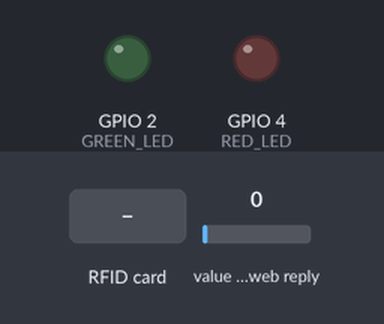
A sketch run on a simulated ESP32. Parts: output pins drawn as LEDs (lit = HIGH). The test bench sets the inputs (shaded band); at power-on: value in the web reply 0. WiFi joins after 1.5 s; servers stay silent unless stated; the local clock reads 2024-03-15 10:24:30 at power-on unless the sketch sets it; web services answer with replies made up by the test bench; what the sketch prints to the serial monitor is not drawn.

Above: at 2.7 s.
2.8 s: RFID card 23 3B 1F BE held to the reader
At 3.8 s:
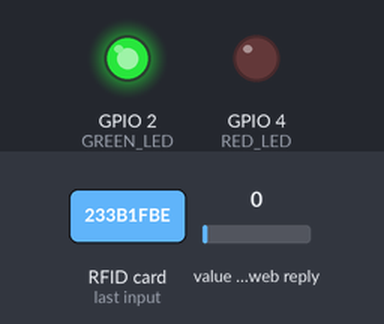
5.5 s: RFID card 5E 7A 19 C4 held to the reader
At 6.9 s:
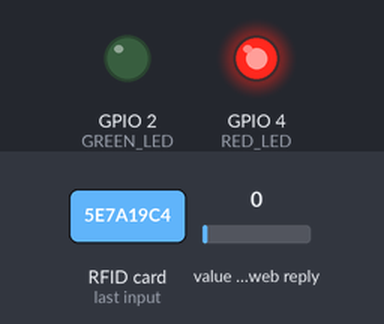
8.5 s: RFID card 63 69 82 05 held to the reader
At 11.4 s:
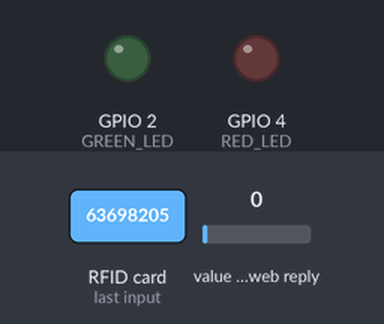
Timing chart, 0 to 12.9 s (numbered marks = the images above; inputs shaded):
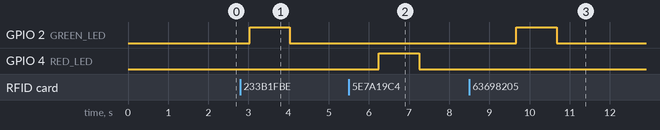

Measured:
- after the input at 2.8 s, GPIO 2 (GREEN_LED): LOW → HIGH after 0.23 s, → LOW 1.0 s later
- after the input at 5.5 s, GPIO 4 (RED_LED): LOW → HIGH after 0.75 s, → LOW 1.0 s later
- after the input at 8.5 s, GPIO 2 (GREEN_LED): LOW → HIGH after 1.2 s, → LOW 1.0 s later

The sketch:

main_code.ino
```cpp
#include <WiFi.h>
#include <HTTPClient.h>
#include <SPI.h>
#include <MFRC522.h>
#include <ArduinoJson.h>
#include <time.h>

// WiFi credentials
const char* ssid = "Me";
const char* password = "mehedi113";

// NTP settings for Bangladesh time
const char* ntpServer = "pool.ntp.org";
const long gmtOffset_sec = 6 * 3600; // UTC+6 for Bangladesh
const int daylightOffset_sec = 0;

// ThingSpeak settings
const char* server = "api.thingspeak.com";
String writeAPIKey = "1Z8URA1OJTA66B07";
String readAPIKey = "9MSMFITF66H4FBL6";
String channelID = "3032368";

// RFID pins
#define RST_PIN 22
#define SS_PIN 5
MFRC522 mfrc522(SS_PIN, RST_PIN);

// LED pins
#define GREEN_LED 2
#define RED_LED 4

// Authorized employee UIDs
String authorizedUIDs[] = {
  "233B1FBE",
  "63698205"
};

// Employee names corresponding to UIDs
String employeeNames[] = {
  "Mehedi Hasan",
  "Abdul Karim"
};

const int numEmployees = sizeof(authorizedUIDs) / sizeof(authorizedUIDs[0]);

void setup() {
  Serial.begin(115200);

  // Initialize SPI and RFID
  SPI.begin();
  mfrc522.PCD_Init();

  // Initialize LED pins
  pinMode(GREEN_LED, OUTPUT);
  pinMode(RED_LED, OUTPUT);

  // Turn off LEDs initially
  digitalWrite(GREEN_LED, LOW);
  digitalWrite(RED_LED, LOW);

  // Connect to WiFi
  WiFi.begin(ssid, password);
  Serial.print("Connecting to WiFi");
  while (WiFi.status() != WL_CONNECTED) {
    delay(500);
    Serial.print(".");
  }
  Serial.println();
  Serial.println("WiFi connected!");
  Serial.print("IP address: ");
  Serial.println(WiFi.localIP());

  // Initialize and synchronize time
  Serial.println("Synchronizing time...");
  configTime(gmtOffset_sec, daylightOffset_sec, ntpServer);

  // Wait for time to be set
  int timeoutCounter = 0;
  while (time(nullptr) < 100000 && timeoutCounter < 20) {
    delay(1000);
    Serial.print(".");
    timeoutCounter++;
  }
  Serial.println();

  if (time(nullptr) > 100000) {
    Serial.println("✓ Time synchronized successfully!");
    printCurrentDateTime();
  } else {
    Serial.println("✗ Time synchronization failed - using system uptime");
  }

  Serial.println("RFID Attendance System Ready");
  Serial.println("Place your card near the reader...");
}

void loop() {
  // Check for new RFID card
  if (!mfrc522.PICC_IsNewCardPresent() || !mfrc522.PICC_ReadCardSerial()) {
    return;
  }

  // Read card UID
  String cardUID = "";
  for (byte i = 0; i < mfrc522.uid.size; i++) {
    cardUID += String(mfrc522.uid.uidByte[i] < 0x10 ? "0" : "");
    cardUID += String(mfrc522.uid.uidByte[i], HEX);
  }
  cardUID.toUpperCase();

  Serial.println("Card detected: " + cardUID);

  // Check if card is authorized
  int employeeIndex = -1;
  for (int i = 0; i < numEmployees; i++) {
    if (cardUID == authorizedUIDs[i]) {
      employeeIndex = i;
      break;
    }
  }

  if (employeeIndex != -1) {
    // Authorized card
    Serial.println("Authorized employee: " + employeeNames[employeeIndex]);

    // Check if already punched today
    if (checkTodayAttendance(cardUID)) {
      Serial.println("Already marked attendance today!");
      blinkLED(RED_LED, 3); // Blink red 3 times for already marked
      sendToThingSpeak(employeeNames[employeeIndex], cardUID, "DUPLICATE");
    } else {
      Serial.println("Attendance marked successfully!");
      digitalWrite(GREEN_LED, HIGH);
      delay(1000);
      digitalWrite(GREEN_LED, LOW);
      sendToThingSpeak(employeeNames[employeeIndex], cardUID, "SUCCESS");
    }
  } else {
    // Unauthorized card
    Serial.println("Unauthorized card!");
    digitalWrite(RED_LED, HIGH);
    delay(1000);
    digitalWrite(RED_LED, LOW);
    sendToThingSpeak("UNKNOWN", cardUID, "UNAUTHORIZED");
  }

  // Halt PICC and stop encryption
  mfrc522.PICC_HaltA();
  mfrc522.PCD_StopCrypto1();

  delay(2000); // Prevent multiple reads
}

bool checkTodayAttendance(String cardUID) {
  if (WiFi.status() != WL_CONNECTED) {
    Serial.println("WiFi not connected for attendance check");
    return false;
  }

  HTTPClient http;
  String url = "https://api.thingspeak.com/channels/" + channelID +
               "/feeds.json?api_key=" + readAPIKey + "&results=20";

  Serial.println("Checking today's attendance...");
  http.begin(url);
  http.setTimeout(10000); // 10 second timeout
  int httpResponseCode = http.GET();

  if (httpResponseCode > 0) {
    String response = http.getString();
    Serial.println("Attendance check response received");

    // Parse JSON response
    DynamicJsonDocument doc(8192);
    DeserializationError error = deserializeJson(doc, response);

    if (error) {
      Serial.println("JSON parsing failed: " + String(error.c_str()));
      http.end();
      return false;
    }

    JsonArray feeds = doc["feeds"];
    String today = getCurrentDate();

    Serial.println("Today's date: " + today);

    // Check if card UID exists in today's entries with SUCCESS status
    for (JsonObject feed : feeds) {
      String createdAt = feed["created_at"];
      String field2 = feed["field2"]; // Card UID
      String field3 = feed["field3"]; // Status

      if (createdAt.length() >= 10 && today.length() >= 10) {
        String feedDate = createdAt.substring(0, 10);

        if (feedDate == today && field2 == cardUID && field3 == "SUCCESS") {
          Serial.println("Found existing attendance for today");
          http.end();
          return true; // Already marked today
        }
      }
    }
    Serial.println("No existing attendance found for today");
  } else {
    Serial.println("Failed to check attendance. HTTP Code: " + String(httpResponseCode));
  }

  http.end();
  return false; // Not marked today
}

void sendToThingSpeak(String employeeName, String cardUID, String status) {
  if (WiFi.status() != WL_CONNECTED) {
    Serial.println("WiFi not connected!");
    return;
  }

  HTTPClient http;

  // URL encode employee name (replace spaces with %20)
  employeeName.replace(" ", "%20");

  // Get current time
  String currentTime = getCurrentTime();

  String url = "https://api.thingspeak.com/update?api_key=" + writeAPIKey +
               "&field1=" + employeeName +
               "&field2=" + cardUID +
               "&field3=" + status +
               "&field4=" + currentTime;

  Serial.println("Sending to URL: " + url);

  http.begin(url);
  http.addHeader("Content-Type", "application/x-www-form-urlencoded");

  int httpResponseCode = http.GET();

  Serial.println("HTTP Response Code: " + String(httpResponseCode));

  if (httpResponseCode > 0) {
    String response = http.getString();
    Serial.println("ThingSpeak Response: " + response);

    // Check if response is a number (successful entry ID)
    if (response.toInt() > 0) {
      Serial.println("✓ Data successfully sent to ThingSpeak!");
      Serial.println("✓ Attendance Time: " + currentTime);
    } else {
      Serial.println("✗ ThingSpeak error - check API key and channel settings");
    }
  } else {
    Serial.println("✗ HTTP Request failed with code: " + String(httpResponseCode));
  }

  http.end();
}

void printCurrentDateTime() {
  struct tm timeinfo;
  if (getLocalTime(&timeinfo)) {
    char dateStr[11];
    char timeStr[9];
    strftime(dateStr, sizeof(dateStr), "%Y-%m-%d", &timeinfo);
    strftime(timeStr, sizeof(timeStr), "%H:%M:%S", &timeinfo);
    Serial.println("Current Date: " + String(dateStr));
    Serial.println("Current Time: " + String(timeStr));
  }
}

String getCurrentTime() {
  struct tm timeinfo;
  if (getLocalTime(&timeinfo)) {
    char timeStr[9];
    strftime(timeStr, sizeof(timeStr), "%H:%M:%S", &timeinfo);
    return String(timeStr);
  }

  // Fallback: return system uptime as time reference
  unsigned long seconds = millis() / 1000;
  unsigned long hours = (seconds / 3600) % 24;
  unsigned long minutes = (seconds % 3600) / 60;
  seconds = seconds % 60;

  return (hours < 10 ? "0" : "") + String(hours) + ":" +
         (minutes < 10 ? "0" : "") + String(minutes) + ":" +
         (seconds < 10 ? "0" : "") + String(seconds);
}

String getCurrentDate() {
  struct tm timeinfo;
  if (getLocalTime(&timeinfo)) {
    char dateStr[11];
    strftime(dateStr, sizeof(dateStr), "%Y-%m-%d", &timeinfo);
    return String(dateStr);
  }

  // Fallback: try to get date from ThingSpeak
  HTTPClient http;
  String url2 = "https://api.thingspeak.com/channels/" + channelID +
               "/feeds/last.json?api_key=" + readAPIKey;

  http.begin(url2);
  int httpResponseCode = http.GET();

  if (httpResponseCode > 0) {
    String response = http.getString();

    DynamicJsonDocument doc(1024);
    deserializeJson(doc, response);

    String createdAt = doc["created_at"];
    if (createdAt.length() >= 10) {
      http.end();
      return createdAt.substring(0, 10);
    }
  }

  http.end();
  return ""; // Return empty if unable to get date
}

void blinkLED(int ledPin, int times) {
  for (int i = 0; i < times; i++) {
    digitalWrite(ledPin, HIGH);
    delay(200);
    digitalWrite(ledPin, LOW);
    delay(200);
  }
}

// Function to add new authorized employee (call this to add more employees)
void addEmployee(String newUID, String newName) {
  // This is a helper function - in a real implementation,
  // you might want to store employee data in EEPROM or external storage
  Serial.println("To add new employee:");
  Serial.println("UID: " + newUID);
  Serial.println("Name: " + newName);
  Serial.println("Add these to the authorizedUIDs and employeeNames arrays");
}
```
